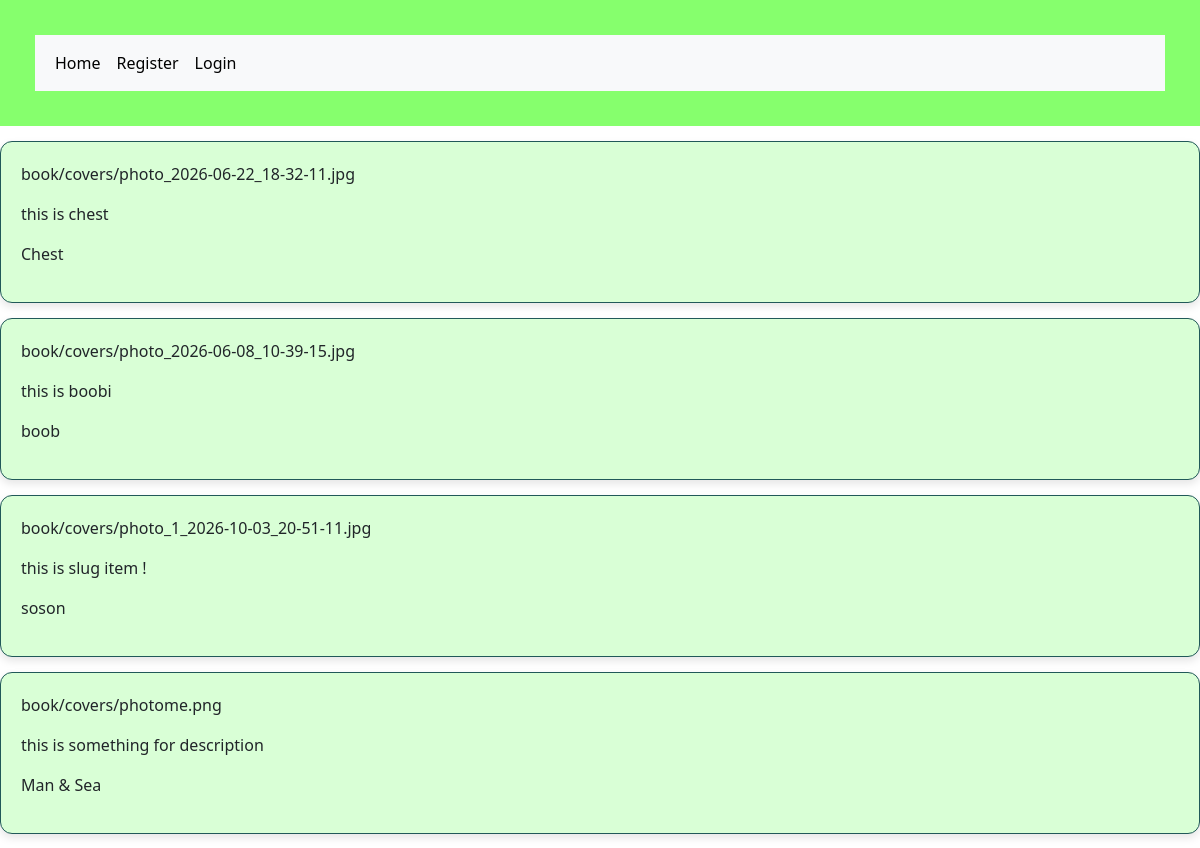
The page / on the database its author committed.
### book/models.py (models this page shows)
class Book(models.Model):
    title = models.CharField(max_length=100)
    author = models.CharField(max_length=100)
    description = models.TextField()
    cover= models.ImageField(upload_to='book/covers/', blank=True)  # تصویر جلد

### book/views.py (the view, shortened to what this page needs)
# urls.py: path('' , views.HomeView.as_view() , name = 'home'),
class HomeView(View):
    def get(self,request):
        books = Book.objects.all()
        return render(request , 'book/main.html' , {'books':books})

### book/templates/book/main.html
{%  extends 'base.html' %}
{% block content %}
<div>
{% for b in books %}
<div class="custom-card">
    <p class="card-body">{{ b.cover }}</p>
    <p class="card-body">{{ b.description }}</p>
    <p class="card-body">{{ b.title }}</p>
</div>
{% endfor %}
</div>
{% endblock %}

### templates/base.html (shortened to what this page needs)
<!DOCTYPE html>
<html lang="en">
<head>
    <link href="https://cdn.jsdelivr.net/npm/bootstrap@5.3.2/dist/css/bootstrap.min.css" rel="stylesheet">
</head>
<body>
<div class="my-card">
        {% include 'inc/navbar.html' %}
</div>
    <div class="jumbotron">
        {% block content %} {% endblock %}
    </div>
</body>
</html>

### templates/inc/navbar.html
<nav class="navbar navbar-expand-lg bg-body-tertiary">
  <div class="container-fluid">
      <div class="navbar-nav">
          <a class="nav-link active"  href="{% url 'book:home' %}">Home</a>
          {%  if request.user.is_authenticated  %}
          <a class="nav-link active" href="{% url 'account:user_logout' %}">Logout</a>
          {% else %}
          <a class="nav-link active"  href="{% url 'account:user_register' %}">Register</a>
          <a class="nav-link active"  href="{% url 'account:user_login' %}">Login</a>
          {%  endif  %}
  </div>
  </div>
</nav>

### templates/base.html (style rules this page uses)
.my-card { border: 5px solid #86FF6D; background-color: #86FF6D; padding : 30px ; }
.custom-card { border: 1px solid #215959; border-radius: 12px; padding: 20px; margin-top: 15px ; margin-bottom: 14px; background-color: #D9FFD6; box-shadow: 0 4px 8px rgba(0,0,0,0.1); transition: transform 0.2s; }

### rows shown on the page
Book: cover "book/covers/photo_2026-06-22_18-32-11.jpg", description "this is chest", title "Chest"
Book: cover "book/covers/photo_2026-06-08_10-39-15.jpg", description "this is boobi", title "boob"
Book: cover "book/covers/photo_1_2026-10-03_20-51-11.jpg", description "this is slug item !", title "soson"
Book: cover "book/covers/photome.png", description "this is something for description", title "Man & Sea"
